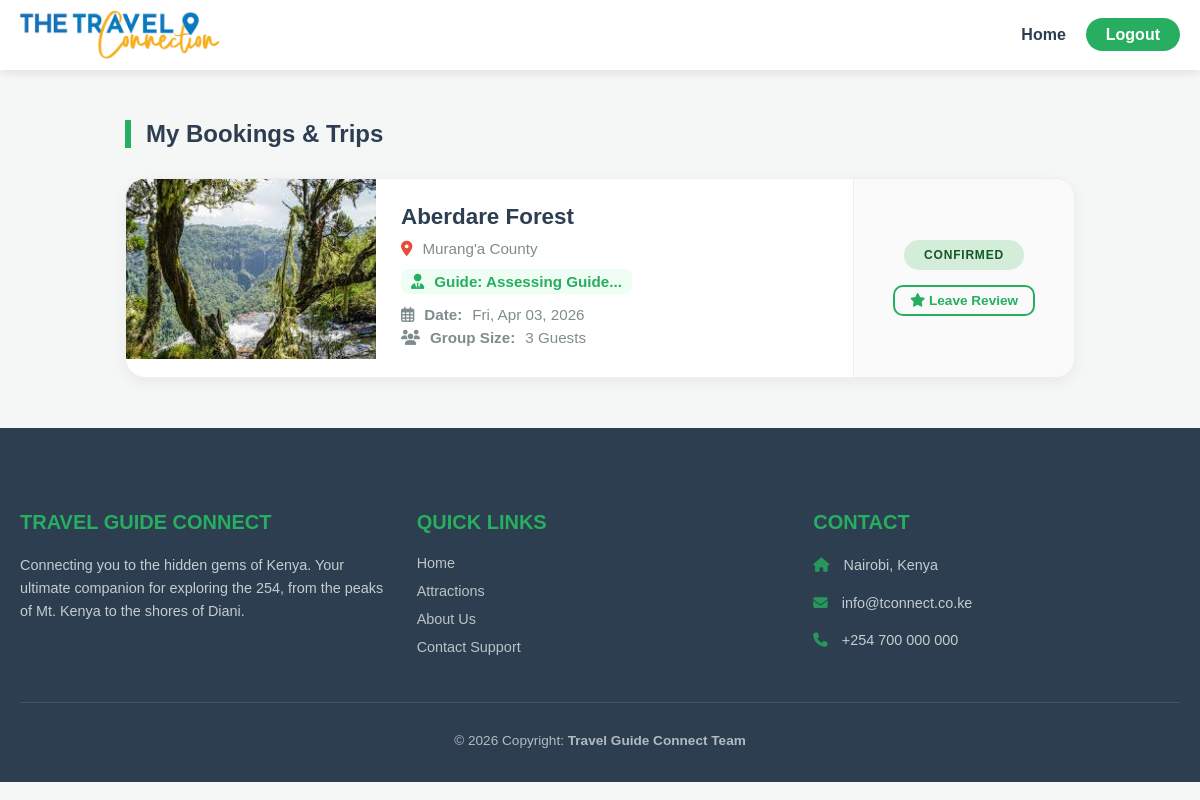
The page /my_bookings.php (signed in) on the database its author committed.
### tables this page shows
CREATE TABLE `bookings` (
  `id` int(11) NOT NULL,
  `user_id` int(11) NOT NULL,
  `attraction_id` int(11) NOT NULL,
  `guide_id` int(11) DEFAULT NULL,
  `booking_date` date NOT NULL,
  `num_people` int(11) DEFAULT 1,
  `status` enum('Pending','Confirmed','Cancelled') DEFAULT 'Pending',
  `created_at` timestamp NOT NULL DEFAULT current_timestamp()
);

CREATE TABLE `attractions` (
  `id` int(11) NOT NULL,
  `name` varchar(255) NOT NULL,
  `location` varchar(100) NOT NULL,
  `description` text NOT NULL,
  `price` decimal(10,2) DEFAULT 0.00,
  `latitude` decimal(10,8) DEFAULT NULL,
  `longitude` decimal(11,8) DEFAULT NULL,
  `img_url` varchar(255) NOT NULL DEFAULT 'default.jpg',
  `is_dry_season` tinyint(4) NOT NULL,
  `is_long_rains` tinyint(4) NOT NULL,
  `is_short_rains` tinyint(4) NOT NULL
);

### my_bookings.php (the view, shortened to what this page needs)
<?php
require_once "includes/db.php";
include "includes/header.php";
$user_id = $_SESSION['id'];
$sql = "SELECT b.*,
               a.name AS attraction_name, a.location, a.img_url AS attraction_img,
               g.name AS guide_name
        FROM bookings b
        JOIN attractions a ON b.attraction_id = a.id
        LEFT JOIN guides g ON b.guide_id = g.id
        WHERE b.user_id = '$user_id'
        ORDER BY b.booking_date DESC";
$result = mysqli_query($link, $sql);
?>
<!DOCTYPE html>
<html lang="en">
<head>
    <link rel="stylesheet" href="https://cdnjs.cloudflare.com/ajax/libs/font-awesome/6.4.0/css/all.min.css">
</head>
<body>
<div class="container">
    <h2>My Bookings & Trips</h2>
    <?php if(mysqli_num_rows($result) > 0): ?>
        <?php while($row = mysqli_fetch_assoc($result)): ?>
            <div class="booking-card">
                <img src="images/<?php echo htmlspecialchars($row['attraction_img']); ?>" class="booking-img" onerror="this.src='images/default.jpg';">
                <div class="booking-details">
                    <h3><?php echo htmlspecialchars($row['attraction_name']); ?></h3>
                    <p><i class="fas fa-map-marker-alt" style="color: #e74c3c;"></i> <?php echo htmlspecialchars($row['location']); ?> County</p>
                    <p class="guide-tag">
                        <i class="fas fa-user-tie"></i> Guide: <?php echo htmlspecialchars($row['guide_name'] ?? 'Assessing Guide...'); ?>
                    </p>
                    <p><i class="far fa-calendar-alt"></i> <strong>Date:</strong> <?php echo date('D, M d, Y', strtotime($row['booking_date'])); ?></p>
                    <p><i class="fas fa-users"></i> <strong>Group Size:</strong> <?php echo $row['num_people']; ?> Guests</p>
                </div>
                <div class="status-container">
                    <span class="status-badge <?php echo ucfirst($row['status']); ?>">
                        <?php echo htmlspecialchars(ucfirst($row['status'])); ?>
                    </span>
                    <?php if(ucfirst($row['status']) == 'Confirmed'): ?>
                        <a href="post_review.php?attraction_id=<?php echo $row['attraction_id']; ?>&guide_id=<?php echo $row['guide_id']; ?>" class="btn-review">
                            <i class="fas fa-star"></i> Leave Review
                        </a>
                    <?php endif; ?>
                </div>
            </div>
        <?php endwhile; ?>
    <?php endif; ?>
</div>
<?php include "includes/footer.php"; ?>
</body>
</html>

### includes/header.php (style rules this page uses)
:root { --primary-color: #27ae60; --dark-color: #2c3e50; --light-color: #ffffff; }

### my_bookings.php (style rules this page uses)
body { background-color: #f4f7f6; font-family: 'Poppins', sans-serif; margin: 0; }
.container { max-width: 950px; margin: 50px auto; padding: 0 20px; }
h2 { color: #2c3e50; margin-bottom: 30px; border-left: 6px solid #27ae60; padding-left: 15px; font-weight: 700; }
.booking-card { background: white; border-radius: 20px; display: flex; overflow: hidden; margin-bottom: 25px; box-shadow: 0 5px 15px rgba(0,0,0,0.05); transition: 0.3s; border: 1px solid #eee; }
.booking-img { width: 250px; height: 180px; object-fit: cover; }
.booking-details { padding: 25px; flex-grow: 1; }
.booking-details h3 { margin: 0 0 10px 0; color: #2c3e50; font-size: 1.4rem; }
.booking-details p { margin: 6px 0; color: #7f8c8d; font-size: 0.95rem; display: flex; align-items: center; gap: 10px; }
.guide-tag { color: #27ae60 !important; font-weight: 600; background: #f0fdf4; padding: 4px 10px; border-radius: 8px; display: inline-flex !important; }
.status-container { padding: 20px; display: flex; flex-direction: column; align-items: center; justify-content: center; background: #fafafa; border-left: 1px solid #eee; min-width: 180px; }
.status-badge { padding: 8px 20px; border-radius: 30px; font-size: 0.75rem; font-weight: 800; text-transform: uppercase; letter-spacing: 0.8px; }
.Confirmed { background: #d4edda; color: #155724; }
.btn-review { margin-top: 15px; font-size: 0.85rem; color: #27ae60; text-decoration: none; font-weight: bold; border: 2px solid #27ae60; padding: 6px 15px; border-radius: 10px; transition: 0.3s; }

### rows shown on the page
bookings: attraction.img_url (picture), attraction.name "Aberdare Forest", attraction.location "Murang'a", guide_name "Assessing Guide...", booking_date "Fri, Apr 03, 2026", num_people "3", status "CONFIRMED"
